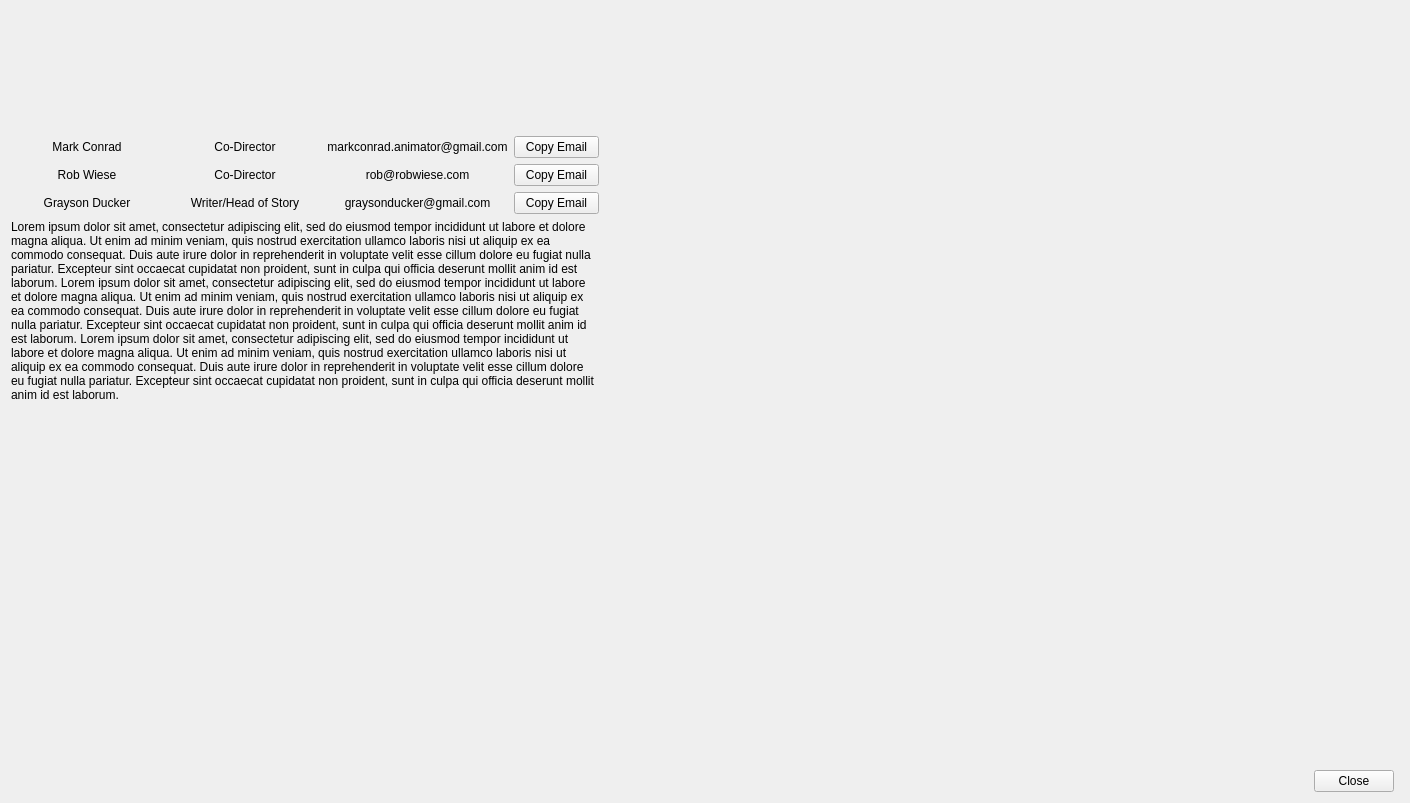
<?xml version="1.0" encoding="UTF-8"?>
<ui version="4.0">
 <class>Form</class>
 <widget class="QWidget" name="Form">
  <property name="geometry">
   <rect>
    <x>0</x>
    <y>0</y>
    <width>1410</width>
    <height>803</height>
   </rect>
  </property>
  <property name="sizePolicy">
   <sizepolicy hsizetype="MinimumExpanding" vsizetype="MinimumExpanding">
    <horstretch>0</horstretch>
    <verstretch>0</verstretch>
   </sizepolicy>
  </property>
  <property name="windowTitle">
   <string>Form</string>
  </property>
  <property name="styleSheet">
   <string notr="true">background-image: url({ProjectDetails_Background.png})</string>
  </property>
  <layout class="QVBoxLayout" name="verticalLayout">
   <item>
    <layout class="QVBoxLayout" name="VB_main_content">
     <property name="topMargin">
      <number>0</number>
     </property>
     <property name="bottomMargin">
      <number>0</number>
     </property>
     <item>
      <layout class="QHBoxLayout" name="horizontalLayout">
       <item>
        <layout class="QGridLayout" name="gridLayout">
         <item row="0" column="2">
          <spacer name="verticalSpacer_2">
           <property name="orientation">
            <enum>Qt::Vertical</enum>
           </property>
           <property name="sizeType">
            <enum>QSizePolicy::Fixed</enum>
           </property>
           <property name="sizeHint" stdset="0">
            <size>
             <width>20</width>
             <height>125</height>
            </size>
           </property>
          </spacer>
         </item>
         <item row="3" column="1">
          <widget class="QLabel" name="lbl_rob_wiese_3">
           <property name="text">
            <string>Writer/Head of Story</string>
           </property>
           <property name="alignment">
            <set>Qt::AlignCenter</set>
           </property>
          </widget>
         </item>
         <item row="3" column="3">
          <widget class="QPushButton" name="btn_gray_email">
           <property name="maximumSize">
            <size>
             <width>85</width>
             <height>16777215</height>
            </size>
           </property>
           <property name="text">
            <string>Copy Email</string>
           </property>
          </widget>
         </item>
         <item row="1" column="3">
          <widget class="QPushButton" name="btn_mark_email">
           <property name="maximumSize">
            <size>
             <width>85</width>
             <height>16777215</height>
            </size>
           </property>
           <property name="text">
            <string>Copy Email</string>
           </property>
          </widget>
         </item>
         <item row="2" column="0">
          <widget class="QLabel" name="lbl_rob_wiese">
           <property name="text">
            <string>Rob Wiese</string>
           </property>
           <property name="alignment">
            <set>Qt::AlignCenter</set>
           </property>
          </widget>
         </item>
         <item row="2" column="1">
          <widget class="QLabel" name="lbl_rob_dir">
           <property name="text">
            <string>Co-Director</string>
           </property>
           <property name="alignment">
            <set>Qt::AlignCenter</set>
           </property>
          </widget>
         </item>
         <item row="2" column="3">
          <widget class="QPushButton" name="btn_rob_email">
           <property name="maximumSize">
            <size>
             <width>85</width>
             <height>16777215</height>
            </size>
           </property>
           <property name="text">
            <string>Copy Email</string>
           </property>
          </widget>
         </item>
         <item row="3" column="2">
          <widget class="QLabel" name="lbl_rob_wiese_4">
           <property name="text">
            <string>graysonducker@gmail.com</string>
           </property>
           <property name="alignment">
            <set>Qt::AlignCenter</set>
           </property>
          </widget>
         </item>
         <item row="1" column="0">
          <widget class="QLabel" name="lbl_mark_conrad">
           <property name="text">
            <string>Mark Conrad</string>
           </property>
           <property name="alignment">
            <set>Qt::AlignCenter</set>
           </property>
          </widget>
         </item>
         <item row="1" column="2">
          <widget class="QLabel" name="lbl_mark_email">
           <property name="text">
            <string>markconrad.animator@gmail.com</string>
           </property>
           <property name="alignment">
            <set>Qt::AlignCenter</set>
           </property>
          </widget>
         </item>
         <item row="2" column="2">
          <widget class="QLabel" name="lbl_rob_email">
           <property name="text">
            <string>rob@robwiese.com</string>
           </property>
           <property name="alignment">
            <set>Qt::AlignCenter</set>
           </property>
          </widget>
         </item>
         <item row="1" column="1">
          <widget class="QLabel" name="lbl_mark_dir">
           <property name="text">
            <string>Co-Director</string>
           </property>
           <property name="alignment">
            <set>Qt::AlignCenter</set>
           </property>
          </widget>
         </item>
         <item row="3" column="0">
          <widget class="QLabel" name="lbl_rob_wiese_2">
           <property name="text">
            <string>Grayson Ducker</string>
           </property>
           <property name="alignment">
            <set>Qt::AlignCenter</set>
           </property>
          </widget>
         </item>
        </layout>
       </item>
       <item>
        <spacer name="horizontalSpacer">
         <property name="orientation">
          <enum>Qt::Horizontal</enum>
         </property>
         <property name="sizeType">
          <enum>QSizePolicy::Fixed</enum>
         </property>
         <property name="sizeHint" stdset="0">
          <size>
           <width>800</width>
           <height>20</height>
          </size>
         </property>
        </spacer>
       </item>
      </layout>
     </item>
     <item>
      <layout class="QHBoxLayout" name="horizontalLayout_2">
       <item>
        <widget class="QLabel" name="lbl_other_project_details">
         <property name="styleSheet">
          <string notr="true"/>
         </property>
         <property name="text">
          <string>Lorem ipsum dolor sit amet, consectetur adipiscing elit, sed do eiusmod tempor incididunt ut labore et dolore magna aliqua. Ut enim ad minim veniam, quis nostrud exercitation ullamco laboris nisi ut aliquip ex ea commodo consequat. Duis aute irure dolor in reprehenderit in voluptate velit esse cillum dolore eu fugiat nulla pariatur. Excepteur sint occaecat cupidatat non proident, sunt in culpa qui officia deserunt mollit anim id est laborum. Lorem ipsum dolor sit amet, consectetur adipiscing elit, sed do eiusmod tempor incididunt ut labore et dolore magna aliqua. Ut enim ad minim veniam, quis nostrud exercitation ullamco laboris nisi ut aliquip ex ea commodo consequat. Duis aute irure dolor in reprehenderit in voluptate velit esse cillum dolore eu fugiat nulla pariatur. Excepteur sint occaecat cupidatat non proident, sunt in culpa qui officia deserunt mollit anim id est laborum. Lorem ipsum dolor sit amet, consectetur adipiscing elit, sed do eiusmod tempor incididunt ut labore et dolore magna aliqua. Ut enim ad minim veniam, quis nostrud exercitation ullamco laboris nisi ut aliquip ex ea commodo consequat. Duis aute irure dolor in reprehenderit in voluptate velit esse cillum dolore eu fugiat nulla pariatur. Excepteur sint occaecat cupidatat non proident, sunt in culpa qui officia deserunt mollit anim id est laborum.</string>
         </property>
         <property name="wordWrap">
          <bool>true</bool>
         </property>
         <property name="margin">
          <number>8</number>
         </property>
        </widget>
       </item>
       <item>
        <spacer name="horizontalSpacer_2">
         <property name="orientation">
          <enum>Qt::Horizontal</enum>
         </property>
         <property name="sizeType">
          <enum>QSizePolicy::Fixed</enum>
         </property>
         <property name="sizeHint" stdset="0">
          <size>
           <width>800</width>
           <height>20</height>
          </size>
         </property>
        </spacer>
       </item>
      </layout>
     </item>
     <item>
      <layout class="QVBoxLayout" name="verticalLayout_4">
       <property name="sizeConstraint">
        <enum>QLayout::SetDefaultConstraint</enum>
       </property>
       <property name="topMargin">
        <number>0</number>
       </property>
       <item>
        <spacer name="verticalSpacer">
         <property name="orientation">
          <enum>Qt::Vertical</enum>
         </property>
         <property name="sizeHint" stdset="0">
          <size>
           <width>20</width>
           <height>40</height>
          </size>
         </property>
        </spacer>
       </item>
       <item>
        <layout class="QHBoxLayout" name="horizontalLayout_3">
         <item>
          <spacer name="horizontalSpacer_3">
           <property name="orientation">
            <enum>Qt::Horizontal</enum>
           </property>
           <property name="sizeHint" stdset="0">
            <size>
             <width>40</width>
             <height>20</height>
            </size>
           </property>
          </spacer>
         </item>
         <item>
          <widget class="QPushButton" name="btn_close">
           <property name="layoutDirection">
            <enum>Qt::LeftToRight</enum>
           </property>
           <property name="text">
            <string>Close</string>
           </property>
          </widget>
         </item>
         <item>
          <spacer name="horizontalSpacer_4">
           <property name="orientation">
            <enum>Qt::Horizontal</enum>
           </property>
           <property name="sizeType">
            <enum>QSizePolicy::Fixed</enum>
           </property>
           <property name="sizeHint" stdset="0">
            <size>
             <width>5</width>
             <height>20</height>
            </size>
           </property>
          </spacer>
         </item>
        </layout>
       </item>
      </layout>
     </item>
    </layout>
   </item>
  </layout>
 </widget>
 <resources/>
 <connections/>
</ui>
